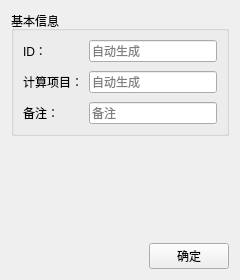
<?xml version="1.0" encoding="UTF-8"?>
<ui version="4.0">
 <class>Form_confirm_basic_info</class>
 <widget class="QWidget" name="Form_confirm_basic_info">
  <property name="geometry">
   <rect>
    <x>0</x>
    <y>0</y>
    <width>240</width>
    <height>280</height>
   </rect>
  </property>
  <property name="maximumSize">
   <size>
    <width>240</width>
    <height>280</height>
   </size>
  </property>
  <property name="windowTitle">
   <string>Form</string>
  </property>
  <layout class="QVBoxLayout" name="verticalLayout">
   <item>
    <widget class="QGroupBox" name="groupBox_basic_info">
     <property name="title">
      <string>基本信息</string>
     </property>
     <layout class="QFormLayout" name="formLayout">
      <property name="verticalSpacing">
       <number>9</number>
      </property>
      <item row="0" column="0">
       <widget class="QLabel" name="label">
        <property name="text">
         <string>ID：</string>
        </property>
       </widget>
      </item>
      <item row="0" column="1">
       <widget class="QLineEdit" name="lineEdit_id">
        <property name="placeholderText">
         <string>自动生成</string>
        </property>
       </widget>
      </item>
      <item row="2" column="0">
       <widget class="QLabel" name="label_2">
        <property name="text">
         <string>备注：</string>
        </property>
       </widget>
      </item>
      <item row="2" column="1">
       <widget class="QLineEdit" name="lineEdit_mark">
        <property name="placeholderText">
         <string>备注</string>
        </property>
       </widget>
      </item>
      <item row="1" column="0">
       <widget class="QLabel" name="label_3">
        <property name="text">
         <string>计算项目：</string>
        </property>
       </widget>
      </item>
      <item row="1" column="1">
       <widget class="QLineEdit" name="lineEdit_calculate_item">
        <property name="placeholderText">
         <string>自动生成</string>
        </property>
       </widget>
      </item>
     </layout>
    </widget>
   </item>
   <item>
    <spacer name="verticalSpacer">
     <property name="orientation">
      <enum>Qt::Orientation::Vertical</enum>
     </property>
     <property name="sizeHint" stdset="0">
      <size>
       <width>20</width>
       <height>40</height>
      </size>
     </property>
    </spacer>
   </item>
   <item>
    <layout class="QHBoxLayout" name="horizontalLayout">
     <item>
      <spacer name="horizontalSpacer">
       <property name="orientation">
        <enum>Qt::Orientation::Horizontal</enum>
       </property>
       <property name="sizeHint" stdset="0">
        <size>
         <width>40</width>
         <height>20</height>
        </size>
       </property>
      </spacer>
     </item>
     <item>
      <widget class="QPushButton" name="pushButton_confirm_add_task">
       <property name="text">
        <string>确定</string>
       </property>
      </widget>
     </item>
    </layout>
   </item>
  </layout>
 </widget>
 <resources/>
 <connections/>
</ui>
